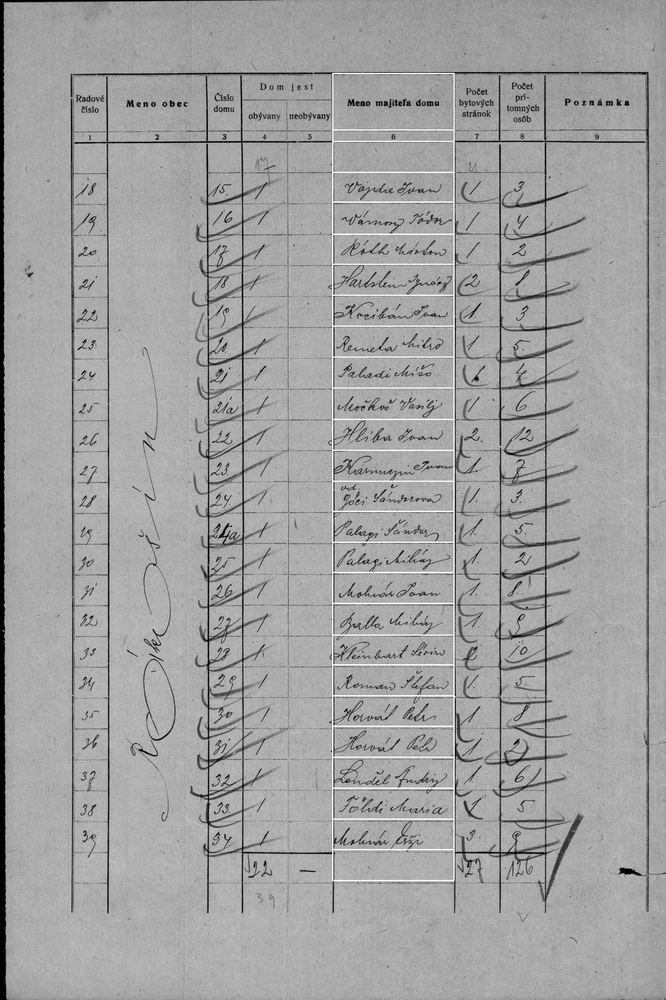
#> input picture images/surname_tables/test.png, 666 x 1000 px, shrunk from 1636 x 2457 before the run, found by its file name
$ jupyter execute 'Table recognition with  Probabilistic Hough Line Transform experiment.ipynb'
#> lines starting #> are read from the running program, lines starting #| are printed output that depends on the picture; after the words box and inside, x2 and y2 are one past the last pixel; in counts of white or black regions, pixels touching at a corner belong together
[cell 1]
import cv2
import numpy as np
import pandas as pd
import matplotlib.pyplot as plt
import csv
import math

### Lets load one of the avaliable image

[cell 2]
# filename = '../images/kajdano.png'
# filename = '../images/kajdano2.png'
# filename = '../images/sebesh.png'
filename = '../images/test.png'
img = cv2.imread(filename, cv2.IMREAD_GRAYSCALE)
#> img is the input picture: shape (1000, 666); min 0, max 255, mean 161.6

`lines = cv2.HoughLinesP(dst, 1, np.pi / 180, 50, None, 200, 12)`

TODO understand each of the parameter
with the arguments:
- dst: Output of the edge detector. It should be a grayscale image (although in fact it is a binary one)
- rho : The resolution of the parameter r in pixels. We use 1 pixel.
- theta: The resolution of the parameter θ in radians. We use 1 degree (CV_PI/180)
- threshold: The minimum number of intersections to "*detect*" a line (50)
- minLinLength: The minimum number of points that can form a line. Lines with less than this number of points are disregarded.
- maxLineGap: The maximum gap between two points to be considered in the same line.

[cell 3]
from collections import OrderedDict
from collections import defaultdict

# Run edge detection
# TODO to achive better result we can adjust Canny parameters
dst = cv2.Canny(img, 50, 200, None, 3)
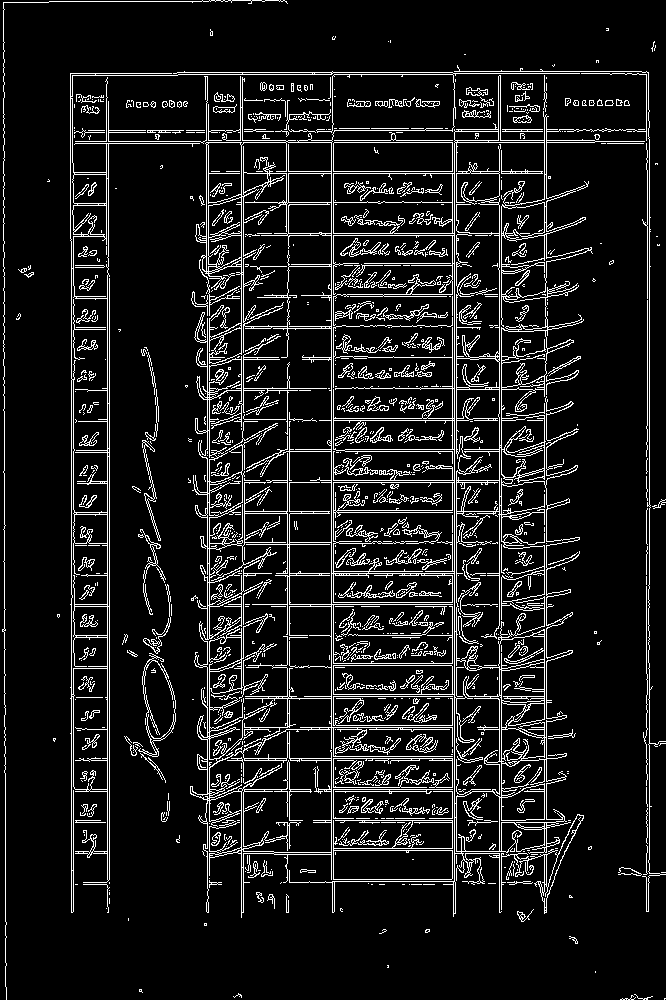
#> dst: shape (1000, 666); 10.2% white in thin lines or dots

# Copy edges to the images that will display the results in BGR
cdst = cv2.cvtColor(dst, cv2.COLOR_GRAY2BGR)
#> cdst: shape (1000, 666, 3); 10.2% white in thin lines or dots
cdstP = np.copy(cdst)

# Find lines with Probabilistic Hough Line Transform (https://docs.opencv.org/3.4/d9/db0/tutorial_hough_lines.html)
lines = cv2.HoughLinesP(dst, 1, np.pi / 180, 50, None, 220, 10)
#> lines = 50 rows, first 6: [501, 911, 501, 140], [331, 882, 331, 131], [71, 912, 71, 239], [456, 453, 456, 129], [454, 881, 454, 126], [452, 884, 452, 128]

Keep only vertical and horizontal lines. If a line has angel close to 90 or 0 we also kepp it. Because the table can be a litle bit rotated.

The `HoughLinesP` find lines which are the parts of the table. But for example, a line can be shorter than table border. So we continuate the line from top to down of image if it is a vertical line or from left to right if it horizontal.

For example a vertical line `(x1=10, y1=10, x2=10,y2=200)` would be `(x1=10, y1=0, x2=10, y2=image_height])`

[cell 4]
horizontal = dict()
vertical = dict()
for i in range(0, len(lines)):
    l = lines[i][0]
    angel = np.arctan2(l[3] - l[1], l[2] - l[0]) * 180. / np.pi
    if (angel > -91 and angel < -89 ):
        vertical[l[0]] = [l[0], 0, l[2], cdst.shape[0]]
    if (angel == 0 ):
        horizontal[l[1]] = [0, l[1], cdst.shape[1], l[3]]
#> this loop made 50 passes
#> (l, angel) on passes 1 to 12: ([501, 911, 501, 140], -90), ([331, 882, 331, 131], -90), ([71, 912, 71, 239], -90), ([456, 453, 456, 129], -90), ([454, 881, 454, 126], -90), ([452, 884, 452, 128], -90), ([499, 625, 499, 142], -90), ([546, 912, 546, 297], -90), ([107, 912, 107, 257], -90), ([544, 913, 544, 375], -90), ([207, 803, 207, 271], -90), ([649, 588, 649, 110], -90)
#> after the loop, horizontal = 22 items; vertical = 25 items

horizontal = OrderedDict(sorted(horizontal.items()))
vertical = OrderedDict(sorted(vertical.items()))

We have a lot of duplicate lines which have almost the same X1, Y1 and X2, Y2,
the difference only in few pixels so lets remove lines which are close to each other and keep only one in the midle.

[cell 5]
def reduc_lines(lines, threshould=10):
#> called with threshould = 10
    buckets = []
    prev = next(iter(lines.keys()))
#> prev = 72
    current_bucket = []

    for key in lines.keys():
        if key > threshould + prev:
            if len(current_bucket) == 0:
                buckets.append([prev])
            buckets.append(current_bucket)
            current_bucket = []

        current_bucket.append(key)
        prev = key
#> this loop made 22 passes
#> (key, prev) on passes 1 to 12: (72, 72), (74, 74), (140, 140), (142, 142), (171, 171), (173, 173), (202, 202), (235, 235), (388, 388), (420, 420), (449, 449), (451, 451)
#> after the loop, buckets = [[72, 74], [140, 142], [171, 173], [202], [235], [388], [420], [449, 451], [482], [573, 575], [604], [696], [729], [758, 760]]

    if len(current_bucket) > 0:
        buckets.append(current_bucket)

    res = []

    for bucket in buckets:
        mean = np.mean(bucket)
        res.append(lines[min(bucket, key=lambda x: abs(x - mean))])
#> this loop made 15 passes
#> (bucket, mean) on passes 1 to 12: ([72, 74], 73), ([140, 142], 141), ([171, 173], 172), ([202], 202), ([235], 235), ([388], 388), ([420], 420), ([449, 451], 450), ([482], 482), ([573, 575], 574), ([604], 604), ([696], 696)
#> after the loop, res = 15 items, first 6: [0, 72, 666, 72], [0, 140, 666, 140], [0, 171, 666, 171], [0, 202, 666, 202], [0, 235, 666, 235], [0, 388, 666, 388]
    return res

horizontal = reduc_lines(horizontal, 10)
#> horizontal has the same summary as res in reduc_lines
vertical = reduc_lines(vertical, 10)
#> the loop in reduc_lines (call 2), `for key in lines.keys():` made 25 passes
#> (key, prev) on passes 1 to 12: (3, 3), (4, 4), (5, 5), (71, 71), (73, 73), (107, 107), (109, 109), (207, 207), (209, 209), (241, 241), (243, 243), (287, 287)
#> the loop in reduc_lines (call 2), `for bucket in buckets:` made 12 passes
#> (bucket, mean) on passes 1 to 12: ([3, 4, 5], 4), ([71, 73], 72), ([107, 109], 108), ([207, 209], 208), ([241, 243], 242), ([287, 289], 288), ([331, 333], 332), ([452, 454, 456], 454), ([499, 501], 500), ([520], 520), ([544, 546], 545), ([647, 649], 648)
#> vertical = [[4, 0, 4, 1000], [71, 0, 71, 1000], [107, 0, 107, 1000], [207, 0, 207, 1000], [241, 0, 241, 1000], [287, 0, 287, 1000], [331, 0, 331, 1000], [454, 0, 454, 1000], [499, 0, 499, 1000], [520, 0, 524, 1000], [544, 0, 544, 1000], [647, 0, 647, 1000]]
lines =  horizontal + vertical
#> lines = 27 items, first 6: [0, 72, 666, 72], [0, 140, 666, 140], [0, 171, 666, 171], [0, 202, 666, 202], [0, 235, 666, 235], [0, 388, 666, 388]
for l in lines:
    cv2.line(cdst, (l[0], l[1]), (l[2], l[3]), (0,0,255), 3, cv2.LINE_AA)
#> this loop made 27 passes
#> l on passes 1 to 12: [0, 72, 666, 72], [0, 140, 666, 140], [0, 171, 666, 171], [0, 202, 666, 202], [0, 235, 666, 235], [0, 388, 666, 388], [0, 420, 666, 420], [0, 449, 666, 449], [0, 482, 666, 482], [0, 573, 666, 573], [0, 604, 666, 604], [0, 696, 666, 696]
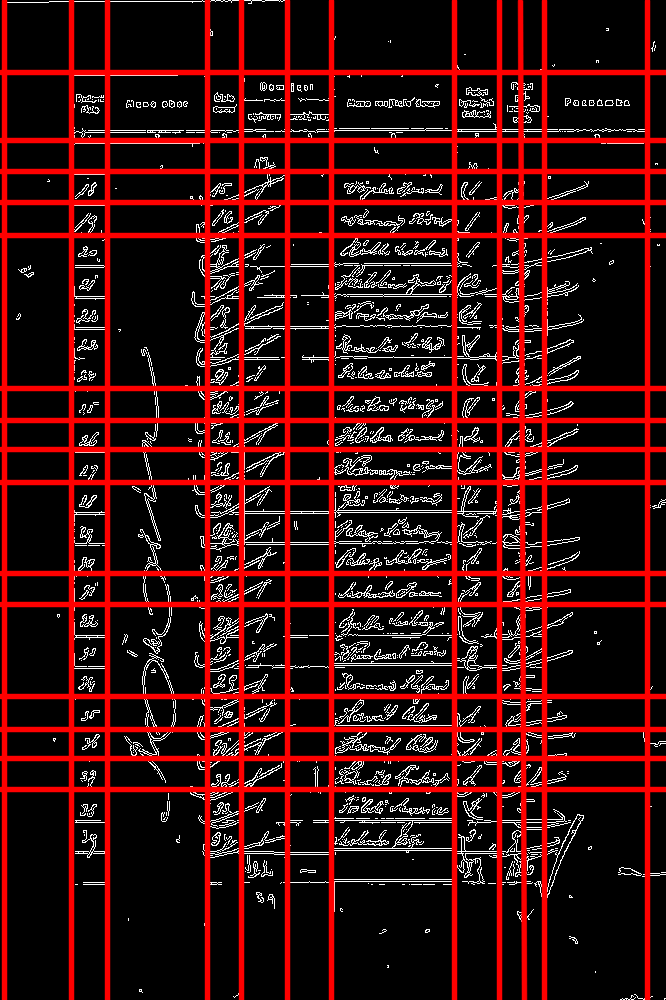
#> cdst: shape (1000, 666, 3); mean B, G, R 14.5, 14.5, 58.2

### Find line intersection as point of table cells

TODO this code was copy-pasted from stackowerflow should be reviewed

[cell 6]
def line(p1, p2):
    A = (p1[1] - p2[1])
    B = (p2[0] - p1[0])
    C = (p1[0]*p2[1] - p2[0]*p1[1])
    return A, B, -C

def intersection(L1, L2):
    D  = L1[0] * L2[1] - L1[1] * L2[0]
    Dx = L1[2] * L2[1] - L1[1] * L2[2]
    Dy = L1[0] * L2[2] - L1[2] * L2[0]
    if D != 0:
        x = Dx / D
        y = Dy / D
        return int(x), int(y)
    else:
        return False

dots = []

# Find intersection of horizontal and vertical lines and plot them on image (just for observation)
for hor_line in horizontal:
    L1 = line(hor_line[:2], hor_line[2:])

    for ver_line in vertical:

        L2 = line(ver_line[:2], ver_line[2:])
        inter = intersection(L1, L2)
        if inter:
            dots.append(inter)
            cv2.circle(cdst, inter, 10, (255, 0, 0) , 2)
#> this loop made 15 passes
#> hor_line on passes 7 to 15: [0, 420, 666, 420], [0, 449, 666, 449], [0, 482, 666, 482], [0, 573, 666, 573], [0, 604, 666, 604], [0, 696, 666, 696], [0, 729, 666, 729], [0, 758, 666, 758], [0, 789, 666, 789]
#> (hor_line, L1) on passes 1 to 6: ([0, 72, 666, 72], (0, 666, 47952)), ([0, 140, 666, 140], (0, 666, 93240)), ([0, 171, 666, 171], (0, 666, 113886)), ([0, 202, 666, 202], (0, 666, 134532)), ([0, 235, 666, 235], (0, 666, 156510)), ([0, 388, 666, 388], (0, 666, 258408))
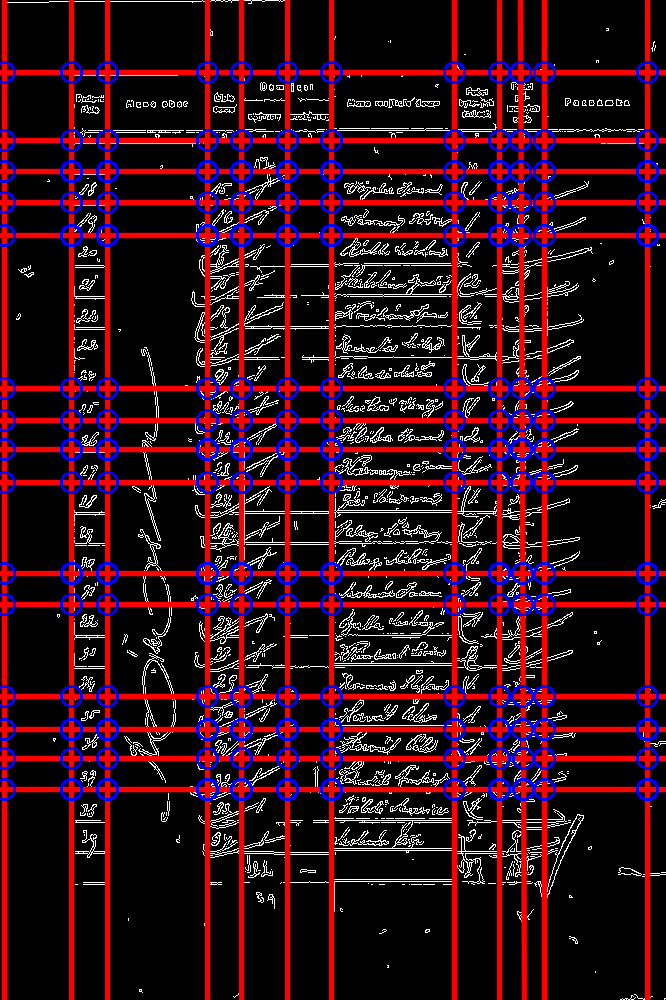
#> cdst: shape (1000, 666, 3); 5.07% of pixels changed, all inside (x1, y1, x2, y2) = (0, 61, 659, 801)

Just plot given image with vertical and horizontal lines and intersection points

[cell 7]
dpi = plt.rcParams['figure.dpi']
height, width, depth = cdst.shape

# What size does the figure need to be in inches to fit the image?
figsize = width / float(dpi), height / float(dpi)

# Create a figure of the right size with one axes that takes up the full figure
fig = plt.figure(figsize=figsize)
ax = fig.add_axes([0, 0, 1, 1])

# Hide spines, ticks, etc.
ax.axis('off')

# Display the image.
ax.imshow(cdst, cmap='gray')

plt.show()

cv2.imwrite("cdst2.jpg",cdst)
#> Out = True
